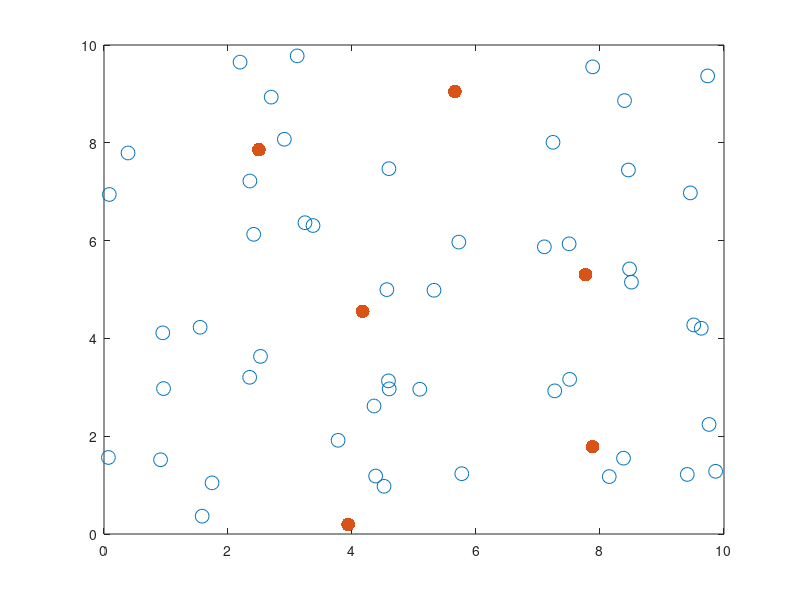

Reproduce this figure in MATLAB. (Note: this script raises an error after producing the figure.)
clc;
hold on; box on; 

Nt = 50; % the number of targets
Nr = 6; % the number of robots
r_set = zeros(1,Nr); % robot set
for i =1:Nr
    r_set(i)=i;
end

en_range=10; %the range of the environment.
N_failure = 2;
N_resilience = Nr- N_failure;

% generate the positions of targets
pt=rand(2,Nt)*en_range; 
sz = 100;
scatter(pt(1,:),pt(2,:), sz, 'r*')

% generate the positions of the robot
pr=rand(2,Nr)*en_range; 
sz = 100;
scatter(pr(1,:),pr(2,:), sz, 'bo', 'filled')

% for each robot, it has four trajectories, up, down, left, right, centered
% at robot's current position. The trajectory is enough long to come across the
% edge of the environment

%trajectory_targets();
N_direction = 4; % each robot has four directions, up, down, left, right
%tar_cover = cell(Nr, N_direction); % The targets can be covered for a specific robot with a choosing trajecotry
%N_tarcover=zeros(Nr, N_direction); % The number of targets covered for a specific robot with a choosing trajectory
epsilon = 0.15* en_range; % convering distance -2<-->+2 
%N_r_maxtra = zeros(Nr,1); % select the maximum coverage trajectory for each robot

[tar_cover, N_tarcover,N_r_maxtra]=robot_tra_cover_fun(Nr,Nt,N_direction,pt,pr, epsilon);

% calculate the non-resilient greedy set
s_greedy=cell(Nr+1,1);
s_greedy{1}=[];
s_greedy_index=cell(Nr,1);

remain_set = r_set ; 
 
for k = 1:Nr % we need to greedily pick Nr rounds
           resilience_thre=0;
           % for each round, search all possible robots and their
           % trajectories
           for i = 1:length(remain_set)
                 for j = 1:N_direction
                    marg_gain = length(union(tar_cover{remain_set(i),j},s_greedy{k})) - length(s_greedy{k}); 
                    if marg_gain >= resilience_thre
                        resilience_thre = marg_gain;
                        s_greedy_index{k}  = [remain_set(i),j];
                    end
                 end
           end       
          remain_set = setdiff(remain_set, s_greedy_index{k}(1));
          s_greedy{k+1} = union( s_greedy{k}, tar_cover{s_greedy_index{k}(1),s_greedy_index{k}(2)});
end   
 
% once we know the greedy set, use the best removal! 
% transform the index to 1 2 3 4. 5 6 7 8...

%calculate the targets tracked by this stratey 
[N_greedy_cover] =select_tra_cover(Nr, tar_cover, s_greedy_index); 

%best removal,
[gre_remain_best_remo, best_remo_rate_gre]= best_removal(Nr, N_direction, N_failure, tar_cover, ...
               s_greedy_index,N_greedy_cover);


